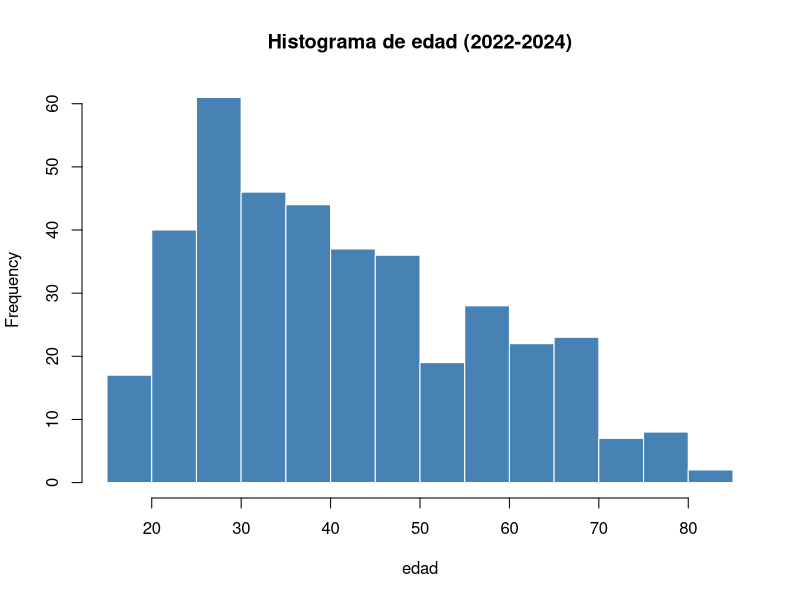

This chart was generated by the following R code: (Note: this script raises an error after producing the figure.)
## ---- chunk 1
knitr::opts_chunk$set(echo = TRUE)
library(dplyr)
library(knitr)
library(kableExtra)
library(ggplot2)
library(plotrix)
M22L = read.csv("Datos2022Limpios.csv")
M23L = read.csv("Datos2023Limpios.csv")
M24L = read.csv("Datos2024Limpios.csv")

M2224 = bind_rows(M22L,M23L,M24L)

write.csv(M2224,"BasedeDatosMolec.csv",row.names = FALSE)
## ---- chunk 2
Datos_cuant_combinados1 = M2224["edad"]
par(mfrow = c(1,1))
for (v in names(Datos_cuant_combinados1)) {
  hist(Datos_cuant_combinados1[[v]], 
       main = paste("Histograma de", v, "(2022-2024)"), 
       xlab = v, col = "steelblue", border = "white",
       breaks = 20)
}
par(mfrow = c(1,1))
## ---- chunk 3
M22242 <- M2224 %>%
mutate(
sexo_cat = case_when(
!is.na(sexo) & sexo == 1 ~ "Hombre",
!is.na(sexo) & sexo == 2 ~ "Mujer",
TRUE ~ NA_character_
),
condact_cat = case_when(
!is.na(cond_act) & cond_act == 1 ~ "Trabaja",
!is.na(cond_act) & cond_act != 1 ~ "No trabaja",
TRUE ~ NA_character_
),
nivel_cat = case_when(
!is.na(nivel) & nivel <= 4 ~ "Bajo (≤4)",
!is.na(nivel) & nivel >= 7 ~ "Alto (≥7)",
!is.na(nivel) & nivel %in% 5:6 ~ "Medio (5-6)",
TRUE ~ NA_character_
)
)

vars_cat <- c("sexo_cat", "condact_cat", "nivel_cat")


freq_table <- function(df, var) {
df %>%
filter(!is.na(.data[[var]])) %>% # excluir NAs
count(!!sym(var)) %>% # frecuencia
mutate(
Porcentaje = round(100 * n / sum(n), 1) # porcentaje
) %>%
rename(Categoría = !!sym(var), Frecuencia = n) %>%
mutate(Variable = case_when(
var == "sexo_cat" ~ "Sexo",
var == "condact_cat" ~ "Condición de actividad",
var == "nivel_cat" ~ "Nivel educativo",
TRUE ~ var
)) %>%
select(Variable, Categoría, Frecuencia, Porcentaje)
}

tabla1_cualitativas <- bind_rows(lapply(vars_cat, function(v) freq_table(M22242, v)))


tabla1_cualitativas <- tabla1_cualitativas %>% arrange(Variable, desc(Frecuencia))

kable(
tabla1_cualitativas,
caption = "Distribución de frecuencias de variables cualitativas (2022-2024)",
align = c("l", "l", "r", "r"),
digits = 1
) %>%
kable_styling(full_width = FALSE, font_size = 9, bootstrap_options = c("striped", "condensed"))
## ---- chunk 4
par(mfrow = c(1, 2))

# Histograma para Nivel Bajo (≤4)
hist(LI1, 
     main = "Gasto en libros - Nivel educativo bajo (≤4)", 
     xlab = "Gasto (pesos)", 
     col = rgb(1,0,0,0.5), 
     border = "white",
     breaks = 30,
     ylim = c(0, max(c(length(LI1[LI1 < 5000]), length(LS1[LS1 < 5000])))),
     xlim = c(0, 10000))
legend("topright", 
       legend = "Nivel bajo (≤4)", 
       fill = rgb(1,0,0,0.5))

# Histograma para Nivel Alto (≥7)
hist(LS1, 
     main = "Gasto en libros - Nivel educativo alto (≥7)", 
     xlab = "Gasto (pesos)", 
     col = rgb(0,0,1,0.5), 
     border = "white",
     breaks = 150,
     ylim = c(0, max(c(length(LI1[LI1 < 10000]), length(LS1[LS1 < 10000])))),
     xlim = c(0, 10000))
# Añadir leyenda dentro del segundo histograma (opcional)
legend("topright", 
       legend = "Nivel alto (≥7)", 
       fill = rgb(0,0,1,0.5))

par(mfrow = c(1, 1))
## ---- chunk 5
par(mfrow = c(1,2))

# Histograma para quienes trabajan
hist(trabaja, 
     main = "Libros leídos - Trabaja", 
     xlab = "Número de libros", 
     col = "coral", 
     border = "white",
     breaks = 20)

# Histograma para quienes no trabajan
hist(no_trabaja, 
     main = "Libros leídos - No trabaja", 
     xlab = "Número de libros", 
     col = "lightgreen", 
     border = "white",
     breaks = 20)

par(mfrow = c(1,1))
## ---- chunk 6
alfa = 0.04
nc = 1 - alfa

media_bajo = mean(LI1)
media_alto = mean(LS1)
se_bajo = sd(LI1) / sqrt(length(LI1))
se_alto = sd(LS1) / sqrt(length(LS1))
E_bajo = qt(1 - alfa/2, length(LI1)-1) * se_bajo
E_alto = qt(1 - alfa/2, length(LS1)-1) * se_alto

media_trabaja = mean(trabaja)
media_no_trabaja = mean(no_trabaja)
se_trabaja = sd(trabaja) / sqrt(length(trabaja))
se_no_trabaja = sd(no_trabaja) / sqrt(length(no_trabaja))
E_trabaja = qt(1 - alfa/2, length(trabaja)-1) * se_trabaja
E_no_trabaja = qt(1 - alfa/2, length(no_trabaja)-1) * se_no_trabaja

media_hombres = mean(hombres)
media_mujeres = mean(mujeres)
se_hombres = sd(hombres) / sqrt(length(hombres))
se_mujeres = sd(mujeres) / sqrt(length(mujeres))
E_hombres = qt(1 - alfa/2, length(hombres)-1) * se_hombres
E_mujeres = qt(1 - alfa/2, length(mujeres)-1) * se_mujeres

medias1 = c(media_bajo, media_alto)
medias2 = c(media_trabaja, media_no_trabaja)
medias3 = c(media_hombres, media_mujeres)
errores1 = c(E_bajo, E_alto)
errores2 = c(E_trabaja, E_no_trabaja)
errores3 = c(E_hombres, E_mujeres)
grupos1 = c("N-bajo", "N-alto")
grupos2 = c("Trabaja", "No trabaja")
grupos3 = c("Hombres", "Mujeres")
colores1 = c("red", "blue")
colores2 = c("green", "orange")
colores3 = c("purple", "pink")

par(mfrow = c(1, 3))
plotCI(1:2, medias1, errores1,
       main = "Hipótesis 1. Gasto en libros",
       xlab = "Grupos comparados", 
       ylab = "Media (con IC 96%)",
       xaxt = "n",
       pch = 19,
       col = colores1,
       lwd = 2,
       cex = 1.5,
       ylim = c(min(medias1 - errores1) - 1, max(medias1 + errores1) + 1))

axis(1, at = 1:2, labels = grupos1, las = 2, cex.axis = 0.8)
abline(v = c(2.5, 4.5), lty = 2, col = "gray")

plotCI(1:2, medias2, errores2,
       main = "Hipótesis 2. Condición económica",
       xlab = "Grupos comparados", 
       ylab = "Media (con IC 96%)",
       xaxt = "n",
       pch = 19,
       col = colores2,
       lwd = 2,
       cex = 1.5,
       ylim = c(min(medias2 - errores2) - 1, max(medias2 + errores2) + 1))

axis(1, at = 1:2, labels = grupos2, las = 2, cex.axis = 0.8)
abline(v = c(2.5, 4.5), lty = 2, col = "gray")

plotCI(1:2, medias3, errores3,
       main = "Hipótesis 3. Género",
       xlab = "Grupos comparados", 
       ylab = "Media (con IC 96%)",
       xaxt = "n",
       pch = 19,
       col = colores3,
       lwd = 2,
       cex = 1.5,
       ylim = c(min(medias3 - errores3) - 1, max(medias3 + errores3) + 1))

axis(1, at = 1:2, labels = grupos3, las = 2, cex.axis = 0.8)
abline(v = c(2.5, 4.5), lty = 2, col = "gray")
## ---- chunk 7
boxplot(p7_3 ~ nivel, data = M2224,
        main = "Gasto en libros por nivel educativo",
        xlab = "Nivel educativo",
        ylab = "Gasto (pesos)",
        col = "lavender",
        las = 2)
